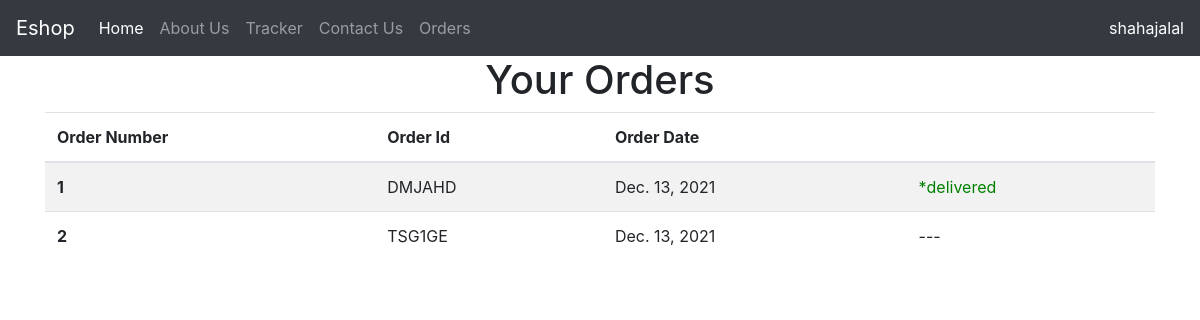
Page /ebazar/orders/ (signed in) on the committed database.
### EbazarApp/models.py (models this page shows, shortened)
class Order(models.Model):
    order_id = models.AutoField(primary_key=True)
    order_owner=models.ForeignKey(User,on_delete=models.CASCADE)
    order_id_str=models.CharField(max_length=6)
    items_json = models.CharField(max_length=5000)
    name = models.CharField(max_length=90)
    email = models.CharField(max_length=111)
    address = models.CharField(max_length=111)
    city = models.CharField(max_length=111)
    zip_code = models.CharField(default="",max_length=111)
    phone = models.CharField(max_length=111, default="")
    delivered=models.BooleanField(default=False)
    order_date= models.DateField(auto_now_add= True)

### EbazarApp/views.py (the view)
# urls.py: path('orders/',views.handleOrders,name="handleOrders")
def handleOrders(request):
    orders=Order.objects.filter(order_owner=request.user)
    params={"orders":orders}
    return render(request,'EbazarApp/orders.html',params)

### EbazarApp/templates/EbazarApp/orders.html (shortened to what this page needs)
{% extends 'EbazarApp/base.html' %}
{% block body %}
<div class="container">
    <h1 class="center">Your Orders</h1>
    <table class="table table-striped">
        <thead>
            <tr>
              <th scope="col">Order Number</th>
              <th scope="col">Order Id</th>
              <th scope="col">Order Date</th>
              <th scope="col"></th>
            </tr>
          </thead>
          <tbody>
            {% for order in orders%}
            <tr>
              <th scope="row">{{forloop.counter}}</th>
              <td>{{order.order_id_str}}</td>
              <td>{{order.order_date}}</td>
              <td>{% if order.delivered %}<span style="color:green;">*delivered</span>{%else%}---{%endif%}</td>
            </tr>
            {% endfor %}
          </tbody>
      </table>
</div>
{% endblock %}

### EbazarApp/templates/EbazarApp/base.html (shortened to what this page needs)
{% load static %}
<!doctype html>
<html lang="en">
  <head>
  <link rel="stylesheet" href="https://stackpath.bootstrapcdn.com/bootstrap/4.2.1/css/bootstrap.min.css">
  </head>
  <body>
    <nav class="navbar navbar-expand-lg navbar-dark bg-dark">
      <a class="navbar-brand" href="/ebazar">Eshop</a>
      <div class="collapse navbar-collapse navbar-content-right" id="navbarSupportedContent">
        <ul class="navbar-nav mr-auto">
          <li class="nav-item active">
            <a class="nav-link" href="/ebazar">Home <span class="sr-only">(current)</span></a>
          </li>
          <li class="nav-item">
            <a class="nav-link" href="/ebazar/about">About Us</a>
          </li>
          <li class="nav-item">
            <a class="nav-link" href="/ebazar/tracker">Tracker</a>
          </li>
          <li class="nav-item">
            <a class="nav-link" href="/ebazar/contact">Contact Us</a>
          </li>
          {% if user.is_authenticated %}
          <li class="nav-item">
            <a class="nav-link" href="/ebazar/orders">Orders</a>
          </li>
          {% endif %}
        </ul>
    {% if user.is_authenticated %}
      <a  id="username" href="/ebazar/logout"  >
        {{user.get_username}}
      </a>
    {% else %}
    <a href="/ebazar/login-page" type="button" class="btn btn-outline-success mx-1 my-1"  >LogIn</a>
    <a href="/ebazar/signup" type="button" class="btn btn-outline-success mx-1 my-1" >
      SignUp
    </a>
    {% endif %}
      </div>
    </nav>
  {% block body %} {% endblock %}
  </body>
</html>

### EbazarApp/templates/EbazarApp/base.html (style rules this page uses)
.navbar-content-right a { color: white; }

### EbazarApp/templates/EbazarApp/orders.html (style rules this page uses)
.center { text-align: center; }

### rows in the picture
Order: order_id_str "DMJAHD", order_date "Dec. 13, 2021", delivered "*delivered"
Order: order_id_str "TSG1GE", order_date "Dec. 13, 2021"

### other values in the picture
{{ user.get_username }} "shahajalal"
